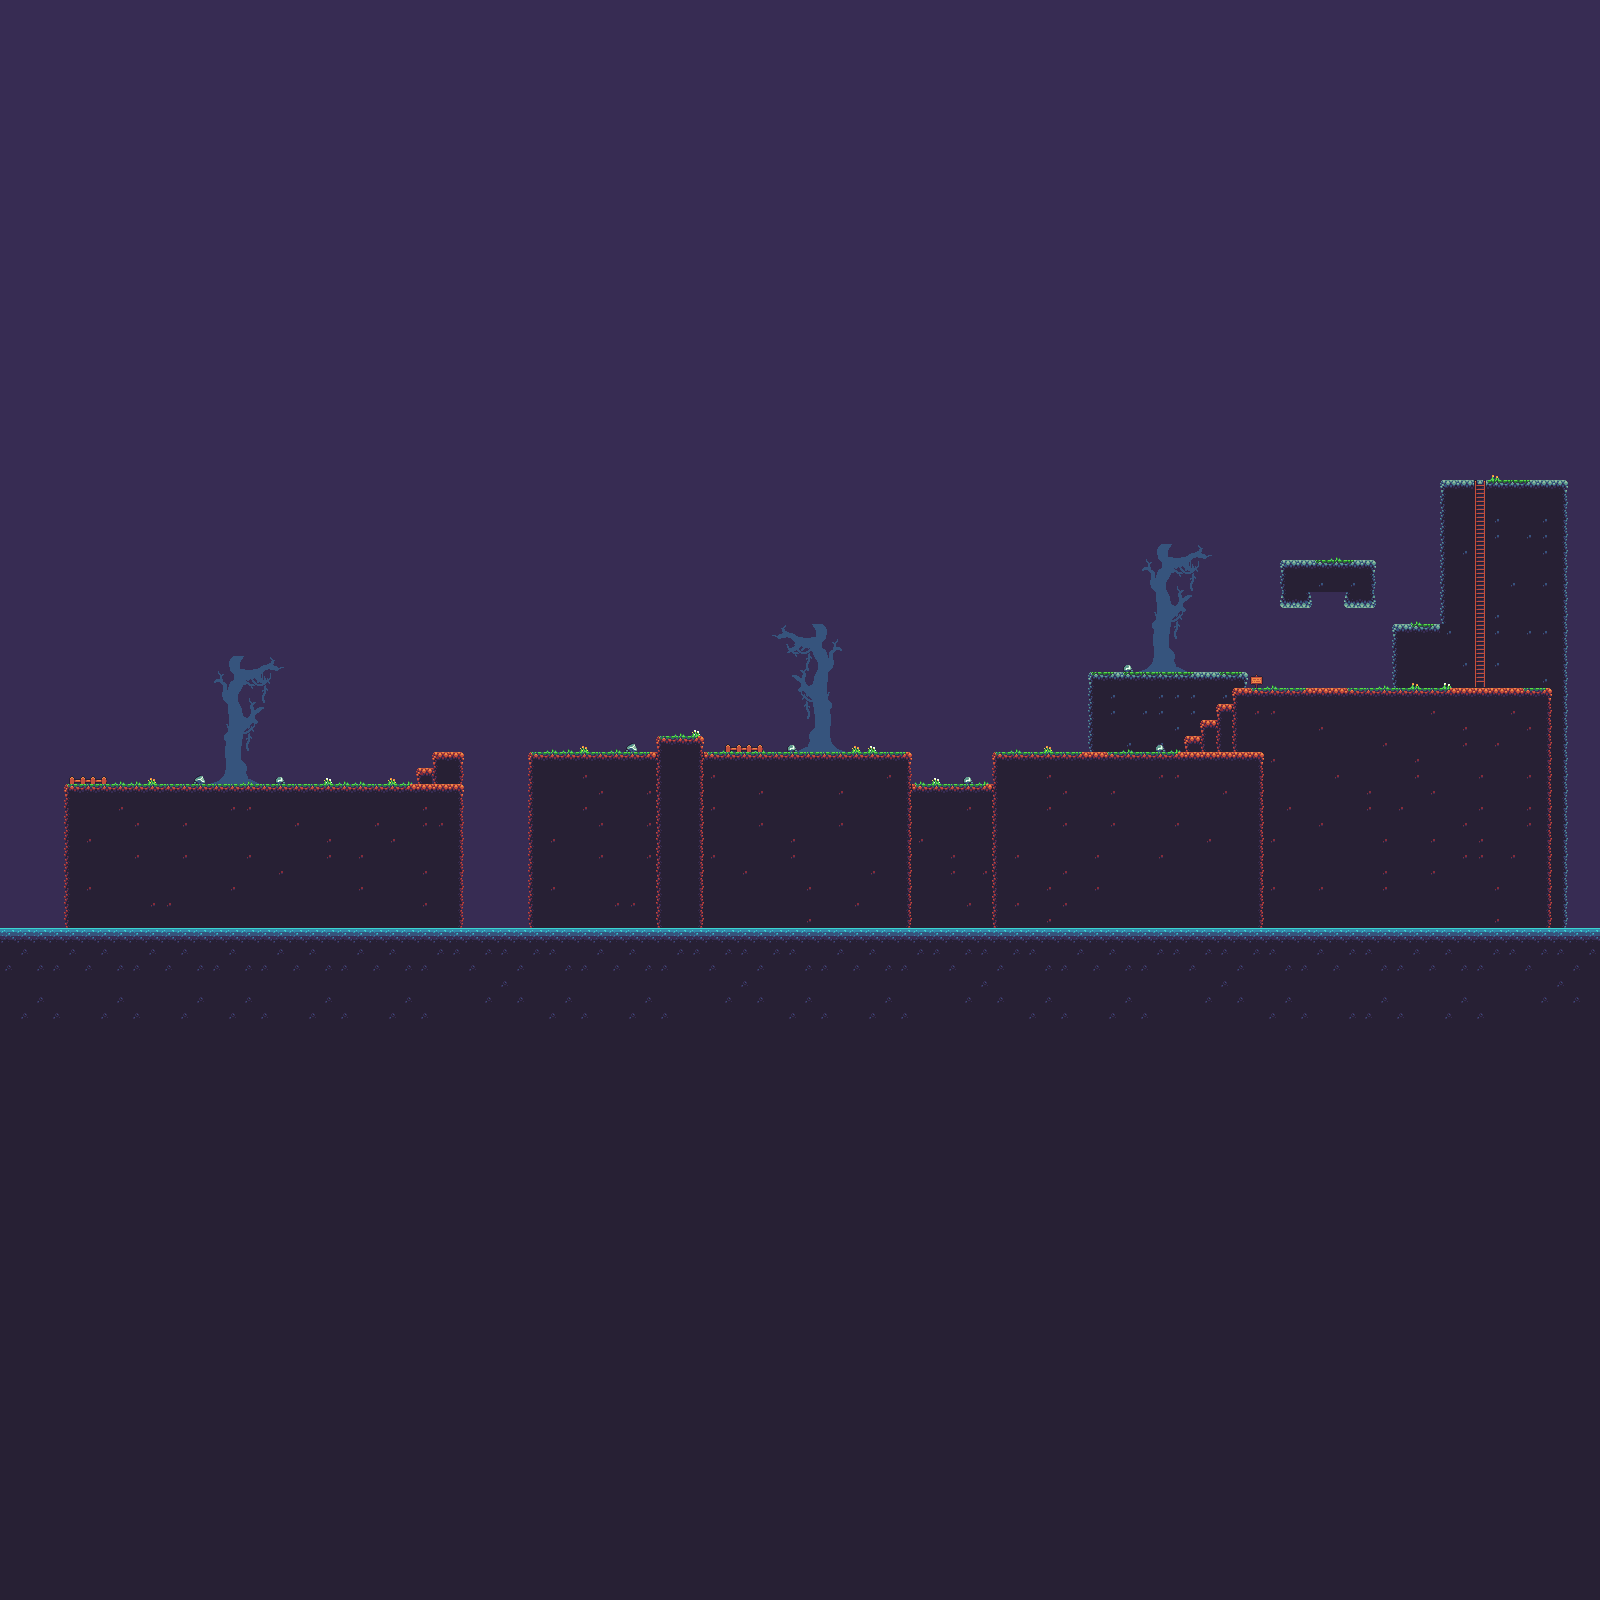

This is a level from a 2D game, rendered from its Tiled map with the project's own tilesets. A one-line summary and the map file follow, with tile-layer data summarised:
An orthogonal 100x100 tile map with 16x16 px tiles, 3 tile layers (Background Layer, Middle Layer, Default Layer).

<map version="1.0" tiledversion="1.0.3" orientation="orthogonal" renderorder="right-down" width="100" height="100" tilewidth="16" tileheight="16" nextobjectid="1">
 <tileset firstgid="1" source="Midterm Tileset.tsx" />
 <layer name="Background Layer" width="100" height="100">
  <data>[10000 cells, 10000 non-empty, 4 distinct tile ids]</data>
 </layer>
 <layer name="Middle Layer" width="100" height="100">
  <data>[10000 cells, 301 non-empty, 61 distinct tile ids]</data>
 </layer>
 <layer name="Default Layer" width="100" height="100">
  <data>[10000 cells, 1711 non-empty, 69 distinct tile ids]</data>
 </layer>
</map>
